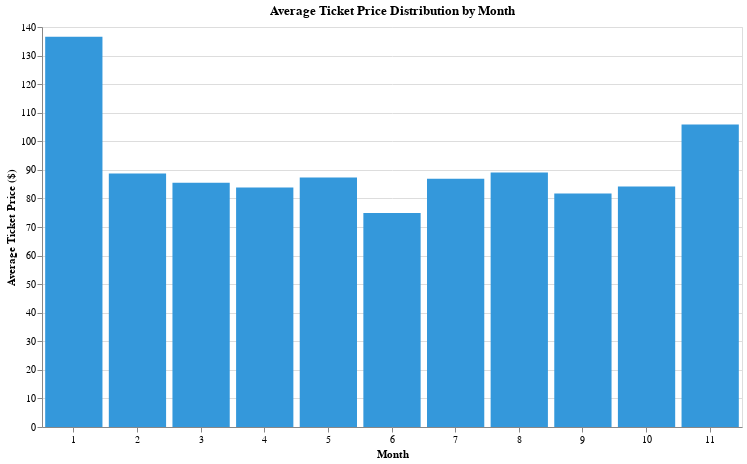

Notebook code for this chart:
### Code cell
# Additional visualization: Bar chart comparison
bar_chart = alt.Chart(price_analysis_filtered).mark_bar(color='#3498db').encode(
    x=alt.X('Month:O', title='Month', axis=alt.Axis(labelAngle=0)),
    y=alt.Y('Average_Ticket_Price:Q', title='Average Ticket Price ($)'),
    tooltip=[
        alt.Tooltip('Month_Label:N', title='Month'),
        alt.Tooltip('Average_Ticket_Price:Q', title='Avg Price', format='$,.2f'),
        alt.Tooltip('Total_Ticket_Revenue:Q', title='Total Revenue', format='$,.0f'),
        alt.Tooltip('Estimated_Attendees:Q', title='Attendees', format=',')
    ]
).properties(
    title='Average Ticket Price Distribution by Month',
    width=700,
    height=400
)

bar_chart

### Figure 1 — Vega-Lite specification as saved in the notebook (floating-point values rounded to 4 significant figures)
{"config": {"view": {"continuousWidth": 300, "continuousHeight": 300}}, "data": {"name": "data-aaf8db4ca66fc8d243b879cc913501ec"}, "mark": {"type": "bar", "color": "#3498db"}, "encoding": {"tooltip": [{"field": "Month_Label", "title": "Month", "type": "nominal"}, {"field": "Average_Ticket_Price", "format": "$,.2f", "title": "Avg Price", "type": "quantitative"}, {"field": "Total_Ticket_Revenue", "format": "$,.0f", "title": "Total Revenue", "type": "quantitative"}, {"field": "Estimated_Attendees", "format": ",", "title": "Attendees", "type": "quantitative"}], "x": {"axis": {"labelAngle": 0}, "field": "Month", "title": "Month", "type": "ordinal"}, "y": {"field": "Average_Ticket_Price", "title": "Average Ticket Price ($)", "type": "quantitative"}}, "height": 400, "title": "Average Ticket Price Distribution by Month", "width": 700, "$schema": "https://vega.github.io/schema/vega-lite/v5.20.1.json", "datasets": {"data-aaf8db4ca66fc8d243b879cc913501ec": [{"Month": 1, "Total_Ticket_Revenue": 1215145, "Estimated_Attendees": 8898, "Average_Ticket_Price": 136.6, "Month_Label": "Jan"}, {"Month": 2, "Total_Ticket_Revenue": 4939854, "Estimated_Attendees": 55669, "Average_Ticket_Price": 88.74, "Month_Label": "Feb"}, {"Month": 3, "Total_Ticket_Revenue": 4446603, "Estimated_Attendees": 52032, "Average_Ticket_Price": 85.46, "Month_Label": "Mar"}, {"Month": 4, "Total_Ticket_Revenue": 3740874, "Estimated_Attendees": 44637, "Average_Ticket_Price": 83.81, "Month_Label": "Apr"}, {"Month": 5, "Total_Ticket_Revenue": 3017538, "Estimated_Attendees": 34541, "Average_Ticket_Price": 87.36, "Month_Label": "May"}, {"Month": 6, "Total_Ticket_Revenue": 1813746, "Estimated_Attendees": 24211, "Average_Ticket_Price": 74.91, "Month_Label": "Jun"}, {"Month": 7, "Total_Ticket_Revenue": 2559060, "Estimated_Attendees": 29446, "Average_Ticket_Price": 86.91, "Month_Label": "Jul"}, {"Month": 8, "Total_Ticket_Revenue": 4207794, "Estimated_Attendees": 47246, "Average_Ticket_Price": 89.06, "Month_Label": "Aug"}, {"Month": 9, "Total_Ticket_Revenue": 3279504, "Estimated_Attendees": 40119, "Average_Ticket_Price": 81.74, "Month_Label": "Sep"}, {"Month": 10, "Total_Ticket_Revenue": 4799604, "Estimated_Attendees": 57001, "Average_Ticket_Price": 84.2, "Month_Label": "Oct"}, {"Month": 11, "Total_Ticket_Revenue": 634966, "Estimated_Attendees": 5998, "Average_Ticket_Price": 105.9, "Month_Label": "Nov"}]}}
